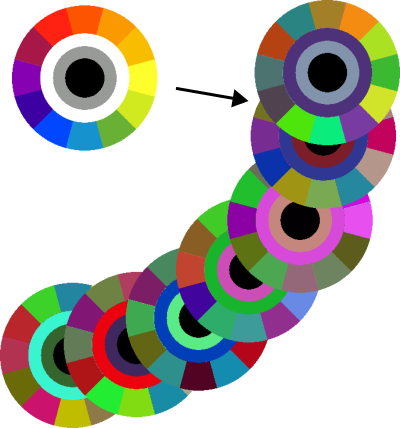
#> input picture .example.png, 400 x 428 px; its folder holds only this picture in this run
$ python recolor.py -c 5 .example.png
#> lines starting #> are read from the running program, lines starting #| are printed output that depends on the picture
#!/usr/bin/python3

import argparse
import numpy
import os
import random
import skimage.io


def palette(image):
    """ return a set of used colors (r,g,b) in @image """
    width, height, depth = image.shape
    strip = image.reshape((width*height, depth))
    return {(c[0], c[1], c[2]) for c in numpy.unique(strip, axis=0)}


def randomize_chroma(color, jitter=10):
    """ given a @color return another color with similar brightness but
    different chroma, with an allowed @jitter in brightness """
    brightness = sum(color)
    lower_brightness = max(brightness - jitter//2, 3*0)
    upper_brightness = min(brightness + jitter//2, 3*255)
    target_brightness = random.randrange(lower_brightness, upper_brightness+1)

    c = [random.random() for _ in range(3)]
    d = tuple((int(x/sum(c)*target_brightness) for x in c))
    return d


def randomize_image_chroma(image):
    """ return copy of @image with chroma-randomized palette """
    colormap = {c: randomize_chroma(c) for c in palette(image)}

    copy = numpy.copy(image)
    width, height, depth = copy.shape
    strip = copy.reshape((width*height, depth))
    for pixel in strip:
        pixel[0:3] = colormap[tuple(pixel[0:3])]
    return copy


if __name__ == "__main__":
    parser = argparse.ArgumentParser(description=("Randomize chroma of "
                                                  + "image palette"))
    parser.add_argument("--count", "-c", type=int, required=True,
                        help="number of images to generate")
    parser.add_argument("--output", "-o", type=str, default="out",
                        help="output file prefix")
    parser.add_argument("INPUT", type=str,
                        help="input file")
    args = parser.parse_args()

    image = skimage.io.imread(args.INPUT)
#> image is the input picture: shape (428, 400, 4); mean R, G, B, A 179.7, 176.8, 170.5, 255
    for i in range(args.count):
        outname = f"{args.output}{i}.png"
        if not os.path.exists(outname):
            print(outname)
            skimage.io.imsave(outname, randomize_image_chroma(image))
        else:
            print(f"skipping existing {outname}")
#> this loop made 5 passes
#> pass 1, `skimage.io.imsave(outname, randomize_image_chroma(image))`:
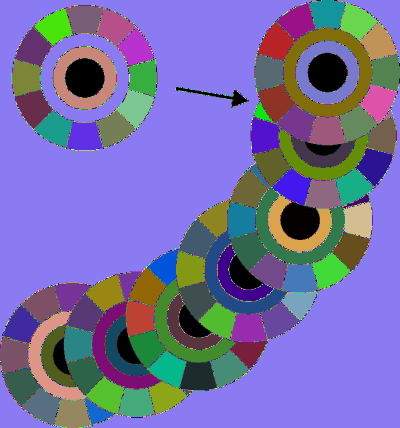
#> saved as out0.png: shape (428, 400, 3); mean R, G, B 116.8, 110.5, 164.6
#> pass 2, `skimage.io.imsave(outname, randomize_image_chroma(image))`:
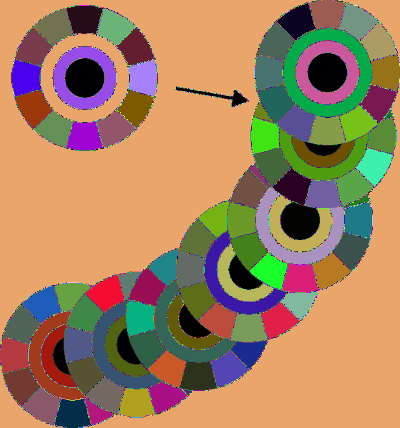
#> saved as out1.png: shape (428, 400, 3); mean R, G, B 163, 128.6, 95.9
